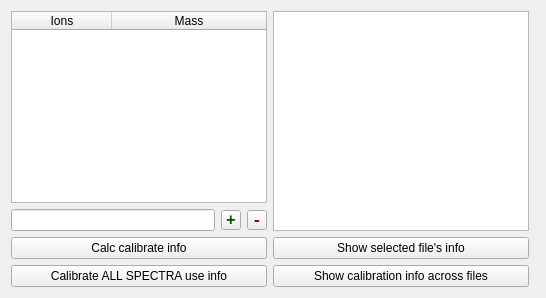
         <widget class="QWidget" name="calibrationTab">
          <attribute name="title">
           <string>Calibration</string>
          </attribute>
          <layout class="QHBoxLayout" name="horizontalLayout_5">
           <item>
            <layout class="QVBoxLayout" name="verticalLayout_10">
             <item>
              <widget class="QTableWidget" name="calibrationIonsTableWidget">
               <property name="sizePolicy">
                <sizepolicy hsizetype="Minimum" vsizetype="Expanding">
                 <horstretch>0</horstretch>
                 <verstretch>0</verstretch>
                </sizepolicy>
               </property>
               <property name="editTriggers">
                <set>QAbstractItemView::NoEditTriggers</set>
               </property>
               <attribute name="horizontalHeaderStretchLastSection">
                <bool>true</bool>
               </attribute>
               <column>
                <property name="text">
                 <string>Ions</string>
                </property>
               </column>
               <column>
                <property name="text">
                 <string>Mass</string>
                </property>
               </column>
              </widget>
             </item>
             <item>
              <layout class="QHBoxLayout" name="horizontalLayout_4">
               <item>
                <widget class="QLineEdit" name="calibrationLineEdit">
                 <property name="sizePolicy">
                  <sizepolicy hsizetype="Minimum" vsizetype="Fixed">
                   <horstretch>0</horstretch>
                   <verstretch>0</verstretch>
                  </sizepolicy>
                 </property>
                </widget>
               </item>
               <item>
                <widget class="QToolButton" name="calibrationAddIonToolButton">
                 <property name="maximumSize">
                  <size>
                   <width>20</width>
                   <height>20</height>
                  </size>
                 </property>
                 <property name="palette">
                  <palette>
                   <active>
                    <colorrole role="Text">
                     <brush brushstyle="SolidPattern">
                      <color alpha="255">
                       <red>0</red>
                       <green>0</green>
                       <blue>0</blue>
                      </color>
                     </brush>
                    </colorrole>
                    <colorrole role="ButtonText">
                     <brush brushstyle="SolidPattern">
                      <color alpha="255">
                       <red>0</red>
                       <green>85</green>
                       <blue>0</blue>
                      </color>
                     </brush>
                    </colorrole>
                   </active>
                   <inactive>
                    <colorrole role="Text">
                     <brush brushstyle="SolidPattern">
                      <color alpha="255">
                       <red>0</red>
                       <green>0</green>
                       <blue>0</blue>
                      </color>
                     </brush>
                    </colorrole>
                    <colorrole role="ButtonText">
                     <brush brushstyle="SolidPattern">
                      <color alpha="255">
                       <red>0</red>
                       <green>85</green>
                       <blue>0</blue>
                      </color>
                     </brush>
                    </colorrole>
                   </inactive>
                   <disabled>
                    <colorrole role="Text">
                     <brush brushstyle="SolidPattern">
                      <color alpha="255">
                       <red>120</red>
                       <green>120</green>
                       <blue>120</blue>
                      </color>
                     </brush>
                    </colorrole>
                    <colorrole role="ButtonText">
                     <brush brushstyle="SolidPattern">
                      <color alpha="255">
                       <red>120</red>
                       <green>120</green>
                       <blue>120</blue>
                      </color>
                     </brush>
                    </colorrole>
                   </disabled>
                  </palette>
                 </property>
                 <property name="font">
                  <font>
                   <family>Consolas</family>
                   <pointsize>12</pointsize>
                   <weight>75</weight>
                   <bold>true</bold>
                  </font>
                 </property>
                 <property name="text">
                  <string>+</string>
                 </property>
                </widget>
               </item>
               <item>
                <widget class="QToolButton" name="calibrationDelIonToolButton">
                 <property name="maximumSize">
                  <size>
                   <width>20</width>
                   <height>20</height>
                  </size>
                 </property>
                 <property name="palette">
                  <palette>
                   <active>
                    <colorrole role="ButtonText">
                     <brush brushstyle="SolidPattern">
                      <color alpha="255">
                       <red>170</red>
                       <green>0</green>
                       <blue>0</blue>
                      </color>
                     </brush>
                    </colorrole>
                   </active>
                   <inactive>
                    <colorrole role="ButtonText">
                     <brush brushstyle="SolidPattern">
                      <color alpha="255">
                       <red>170</red>
                       <green>0</green>
                       <blue>0</blue>
                      </color>
                     </brush>
                    </colorrole>
                   </inactive>
                   <disabled>
                    <colorrole role="ButtonText">
                     <brush brushstyle="SolidPattern">
                      <color alpha="255">
                       <red>120</red>
                       <green>120</green>
                       <blue>120</blue>
                      </color>
                     </brush>
                    </colorrole>
                   </disabled>
                  </palette>
                 </property>
                 <property name="font">
                  <font>
                   <family>Consolas</family>
                   <pointsize>12</pointsize>
                   <weight>75</weight>
                   <bold>true</bold>
                  </font>
                 </property>
                 <property name="text">
                  <string>-</string>
                 </property>
                </widget>
               </item>
              </layout>
             </item>
             <item>
              <widget class="QPushButton" name="calibratePushButton">
               <property name="sizePolicy">
                <sizepolicy hsizetype="Preferred" vsizetype="Fixed">
                 <horstretch>0</horstretch>
                 <verstretch>0</verstretch>
                </sizepolicy>
               </property>
               <property name="text">
                <string>Calc calibrate info</string>
               </property>
              </widget>
             </item>
             <item>
              <widget class="QPushButton" name="calibrationFinishPushButton">
               <property name="sizePolicy">
                <sizepolicy hsizetype="Preferred" vsizetype="Fixed">
                 <horstretch>0</horstretch>
                 <verstretch>0</verstretch>
                </sizepolicy>
               </property>
               <property name="text">
                <string>Calibrate ALL SPECTRA use info</string>
               </property>
              </widget>
             </item>
            </layout>
           </item>
           <item>
            <layout class="QVBoxLayout" name="verticalLayout_11">
             <item>
              <widget class="QTableWidget" name="calibrationResultTableWidget">
               <property name="sizePolicy">
                <sizepolicy hsizetype="Minimum" vsizetype="Expanding">
                 <horstretch>0</horstretch>
                 <verstretch>0</verstretch>
                </sizepolicy>
               </property>
               <property name="editTriggers">
                <set>QAbstractItemView::NoEditTriggers</set>
               </property>
               <property name="verticalScrollMode">
                <enum>QAbstractItemView::ScrollPerPixel</enum>
               </property>
               <property name="horizontalScrollMode">
                <enum>QAbstractItemView::ScrollPerPixel</enum>
               </property>
               <attribute name="horizontalHeaderStretchLastSection">
                <bool>true</bool>
               </attribute>
              </widget>
             </item>
             <item>
              <widget class="QPushButton" name="calibrationShowedSelectedPushButton">
               <property name="sizePolicy">
                <sizepolicy hsizetype="Preferred" vsizetype="Fixed">
                 <horstretch>0</horstretch>
                 <verstretch>0</verstretch>
                </sizepolicy>
               </property>
               <property name="text">
                <string>Show selected file's info</string>
               </property>
              </widget>
             </item>
             <item>
              <widget class="QPushButton" name="calibrationShowAllPushButton">
               <property name="sizePolicy">
                <sizepolicy hsizetype="Preferred" vsizetype="Fixed">
                 <horstretch>0</horstretch>
                 <verstretch>0</verstretch>
                </sizepolicy>
               </property>
               <property name="text">
                <string>Show calibration info across files</string>
               </property>
              </widget>
             </item>
            </layout>
           </item>
           <item>
            <widget class="QWidget" name="calibrationWidget" native="true">
             <property name="sizePolicy">
              <sizepolicy hsizetype="Expanding" vsizetype="Preferred">
               <horstretch>0</horstretch>
               <verstretch>0</verstretch>
              </sizepolicy>
             </property>
            </widget>
           </item>
          </layout>
         </widget>
